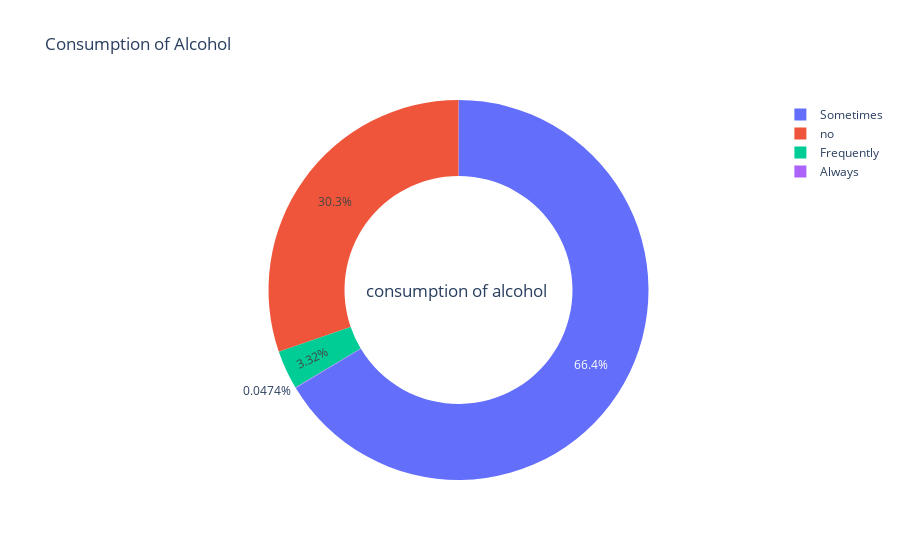

Here is the notebook cell this chart was saved with:
### Code cell
#Consumption of alcohol
temp = obesity_df.consumption_of_alcohol.value_counts()
fig = {
  "data": [
    {
      "values": temp.values,
      "labels": temp.index,
      "domain": {"x": [0, 1]},
      "hole": .6,
      "type": "pie"
    },
    
    ],
  "layout": {
        "title":"Consumption of Alcohol",
        "annotations": [
            {
                "font": {
                    "size": 17
                },
                "showarrow": False,
                "text": "consumption of alcohol ",
                "x": 0.5,
                "y": 0.5
            }
            
        ]
    }
}
iplot(fig, filename='donut')

### Figure 1 — Plotly figure (JSON) as saved in the notebook; plotly's stock layout.template omitted (floating-point values rounded to 4 significant figures)
{"data": [{"domain": {"x": [0, 1]}, "hole": 0.6, "labels": ["Sometimes", "no", "Frequently", "Always"], "type": "pie", "values": [1401, 639, 70, 1]}], "layout": {"annotations": [{"font": {"size": 17}, "showarrow": false, "text": "consumption of alcohol ", "x": 0.5, "y": 0.5}], "title": {"text": "Consumption of Alcohol"}}}
